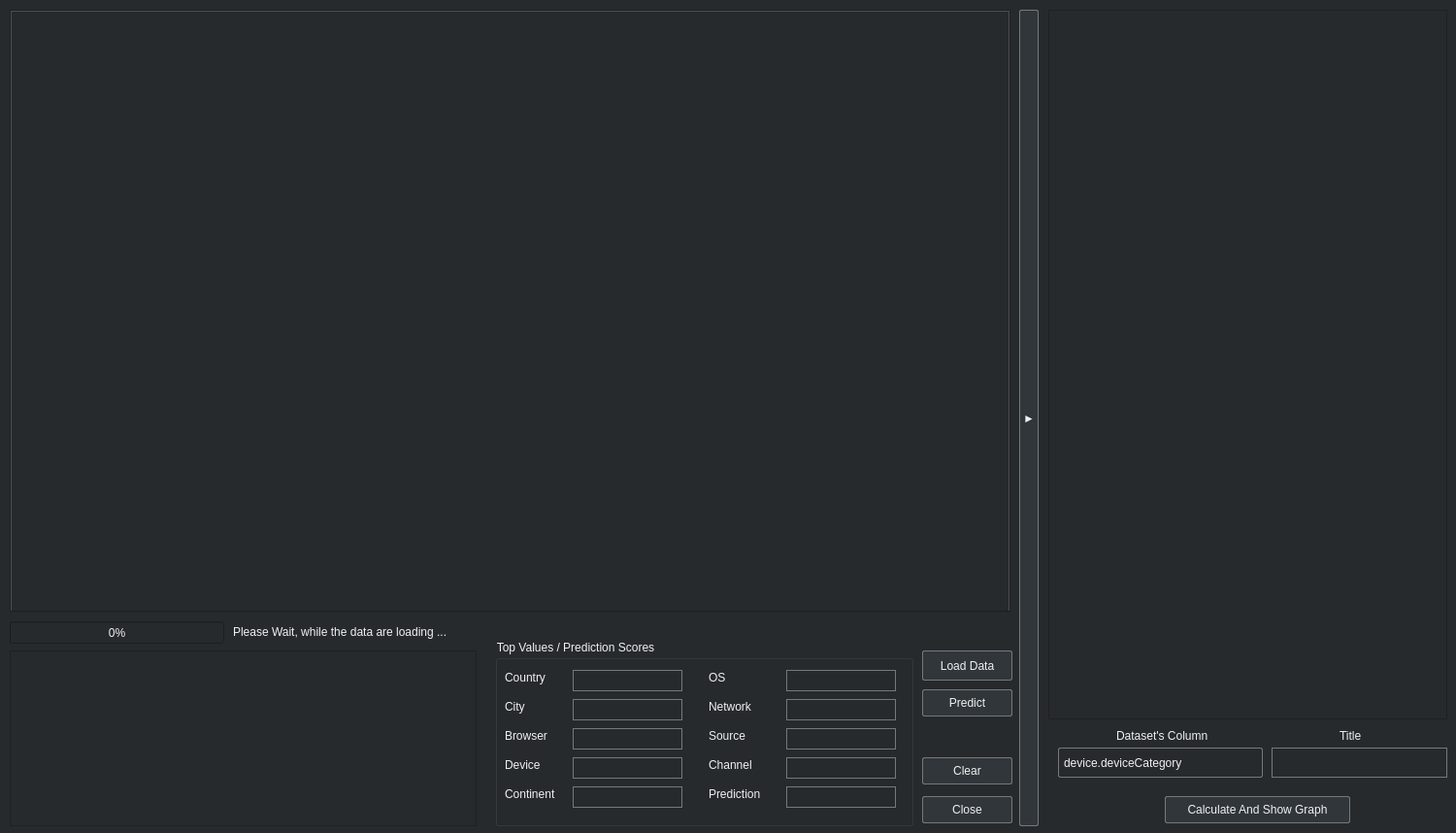
<?xml version="1.0" encoding="UTF-8"?>
<ui version="4.0">
 <class>form_main</class>
 <widget class="QWidget" name="form_main">
  <property name="windowModality">
   <enum>Qt::ApplicationModal</enum>
  </property>
  <property name="geometry">
   <rect>
    <x>0</x>
    <y>0</y>
    <width>1500</width>
    <height>858</height>
   </rect>
  </property>
  <property name="minimumSize">
   <size>
    <width>1500</width>
    <height>858</height>
   </size>
  </property>
  <property name="maximumSize">
   <size>
    <width>1500</width>
    <height>858</height>
   </size>
  </property>
  <property name="windowTitle">
   <string>GA Customer Revenue</string>
  </property>
  <property name="windowIcon">
   <iconset>
    <normaloff>icon.ico</normaloff>icon.ico</iconset>
  </property>
  <property name="windowOpacity">
   <double>1.000000000000000</double>
  </property>
  <property name="toolTipDuration">
   <number>0</number>
  </property>
  <property name="autoFillBackground">
   <bool>false</bool>
  </property>
  <property name="styleSheet">
   <string notr="true">QWidget {
	color: #eff0f1;
	background-color: #272a2d;
	selection-background-color: #db1c49;
	selection-color: #eff0f1;
}

QWidget::item:hover {
	background-color: #18465d;
	color: #eff0f1;
}

QWidget::item:selected {
	background-color: #18465d;
}

/*================================================================
QCheckBox/QGroupBox
================================================================*/
QCheckBox {
	spacing: 5px;
	outline: none;
	color: #eff0f1;
	margin-bottom: 2px;
}

QCheckBox:disabled {
	color: #76797C;
}

QCheckBox::indicator,
QGroupBox::indicator {
	width: 18px;
	height: 18px;
}

QGroupBox::indicator {
	margin-left: 2px;
}

QCheckBox::indicator:unchecked {
	image: url(C:/Users/user/AppData/Roaming/TeXstudio/rc/checkbox_unchecked.png);
}

QCheckBox::indicator:unchecked:hover,
QCheckBox::indicator:unchecked:focus,
QCheckBox::indicator:unchecked:pressed,
QGroupBox::indicator:unchecked:hover,
QGroupBox::indicator:unchecked:focus,
QGroupBox::indicator:unchecked:pressed {
	border: none;
	image: url(C:/Users/user/AppData/Roaming/TeXstudio/rc/checkbox_unchecked_focus.png);
}

QCheckBox::indicator:checked {
	image: url(C:/Users/user/AppData/Roaming/TeXstudio/rc/checkbox_checked.png);
}

QCheckBox::indicator:checked:hover,
QCheckBox::indicator:checked:focus,
QCheckBox::indicator:checked:pressed,
QGroupBox::indicator:checked:hover,
QGroupBox::indicator:checked:focus,
QGroupBox::indicator:checked:pressed {
	border: none;
	image: url(C:/Users/user/AppData/Roaming/TeXstudio/rc/checkbox_checked_focus.png);
}

QCheckBox::indicator:indeterminate {
	image: url(C:/Users/user/AppData/Roaming/TeXstudio/rc/checkbox_indeterminate.png);
}

QCheckBox::indicator:indeterminate:focus,
QCheckBox::indicator:indeterminate:hover,
QCheckBox::indicator:indeterminate:pressed {
	image: url(C:/Users/franc/AppData/Roaming/TeXstudio/rc/checkbox_indeterminate_focus.png);
}

QCheckBox::indicator:checked:disabled,
QGroupBox::indicator:checked:disabled {
	image: url(C:/Users/user/AppData/Roaming/TeXstudio/rc/checkbox_checked_disabled.png);
}

QCheckBox::indicator:unchecked:disabled,
QGroupBox::indicator:unchecked:disabled {
	image: url(C:/Users/user/AppData/Roaming/TeXstudio/rc/checkbox_unchecked_disabled.png);
}

/*================================================================
QMenuBar - e.g. Main toolbar (file/edit/idefix etc.)
================================================================*/
QMenuBar {
	color: #eff0f1;
	background-color: #373b3f;
}

QMenuBar::item {
	background: transparent;
}

/*================================================================
QMenu
================================================================*/
QMenu {
	border: 1px solid #76797C;
	color: #eff0f1;
	margin: 2px;
}

QMenu::separator {
	height: 2px;
	background: #76797C;
	margin-left: 5px;
	margin-right: 5px;
}

/*================================================================
QToolbar
================================================================*/
QToolBar {
	border: 1px solid #393838;
	background: 1px solid #272a2d;
	font-weight: bold;
}

QToolBar::handle:horizontal {
	image: url(C:/Users/user/AppData/Roaming/TeXstudio/rc/Hmovetoolbar.png);
}

QToolBar::handle:vertical {
	image: url(C:/Users/user/AppData/Roaming/TeXstudio/rc/Vmovetoolbar.png);
}

QToolBar::separator:horizontal {
	width: 2px;
	margin: 3px 10px;
	background-color: #76797C;
}

QToolBar::separator:vertical {
	height: 2px;
	margin: 10px 3px;
	background-color: #76797C;
}

/*================================================================
QScrollBar - e.g. Scrollbar in internal PDFviewer, editor window etc.
================================================================*/
QScrollBar:horizontal {
	height: 25px;
	margin: 3px 27px 3px 27px;
	border: 1px transparent #2A2929;
	border-radius: 4px;
	background-color: #000000;
}

QScrollBar::handle:horizontal {
	background-color: #76797C;
	min-width: 15px;
	border-radius: 4px;
}

QScrollBar::add-line:horizontal {
	margin: 0px 3px 0px 3px;
	border-image: url(C:/Users/user/AppData/Roaming/TeXstudio/rc/right_arrow_disabled.png);
	width: 20px;
	height: 20px;
	subcontrol-position: right;
	subcontrol-origin: margin;
}

QScrollBar::sub-line:horizontal {
	margin: 0px 3px 0px 3px;
	border-image: url(C:/Users/user/AppData/Roaming/TeXstudio/rc/left_arrow_disabled.png);
	height: 20px;
	width: 20px;
	subcontrol-position: left;
	subcontrol-origin: margin;
}

QScrollBar::add-line:horizontal:hover,
QScrollBar::add-line:horizontal:on {
	border-image: url(C:/Users/user/AppData/Roaming/TeXstudio/rc/right_arrow.png);
	height: 20px;
	width: 20px;
	subcontrol-position: right;
	subcontrol-origin: margin;
}

QScrollBar::sub-line:horizontal:hover,
QScrollBar::sub-line:horizontal:on {
	border-image: url(C:/Users/user/AppData/Roaming/TeXstudio/rc/left_arrow.png);
	height: 20px;
	width: 20px;
	subcontrol-position: left;
	subcontrol-origin: margin;
}

QScrollBar::up-arrow:horizontal,
QScrollBar::down-arrow:horizontal {
	background: none;
}

QScrollBar::add-page:horizontal,
QScrollBar::sub-page:horizontal {
	background: none;
}

QScrollBar:vertical {
	background-color: #000000;
	width: 25px;
	margin: 27px 3px 27px 3px;
	border: 1px solid #2A2929;
	border-radius: 4px;
}

QScrollBar::handle:vertical {
	background-color: #76797C;
	min-height: 15px;
	border-radius: 4px;
}

QScrollBar::sub-line:vertical {
	margin: 3px 0px 3px 0px;
	border-image: url(C:/Users/user/AppData/Roaming/TeXstudio/rc/up_arrow_disabled.png);
	height: 20px;
	width: 20px;
	subcontrol-position: top;
	subcontrol-origin: margin;
}

QScrollBar::add-line:vertical {
	margin: 3px 0px 3px 0px;
	border-image: url(C:/Users/user/AppData/Roaming/TeXstudio/rc/down_arrow_disabled.png);
	height: 20px;
	width: 20px;
	subcontrol-position: bottom;
	subcontrol-origin: margin;
}

QScrollBar::sub-line:vertical:hover,
QScrollBar::sub-line:vertical:on {
	border-image: url(C:/Users/user/AppData/Roaming/TeXstudio/rc/up_arrow.png);
	height: 20px;
	width: 20px;
	subcontrol-position: top;
	subcontrol-origin: margin;
}

QScrollBar::add-line:vertical:hover,
QScrollBar::add-line:vertical:on {
	border-image: url(C:/Users/user/AppData/Roaming/TeXstudio/rc/down_arrow.png);
	height: 20px;
	width: 20px;
	subcontrol-position: bottom;
	subcontrol-origin: margin;
}

QScrollBar::up-arrow:vertical,
QScrollBar::down-arrow:vertical {
	background: none;
}

QScrollBar::add-page:vertical,
QScrollBar::sub-page:vertical {
	background: none;
}

/*================================================================
QTabBar - e.g. File tabs (top), Bottom panel tabs (top), Autocompleter window tabs (bottom)
================================================================*/
QTabBar {
	qproperty-drawBase: 0; /* important */
	background-color: transparent;
}

/* &lt;FIX&gt; Workaround for QTabBars created from docked QDockWidgets which don't draw the border if not set and reseted as follows: */
QTabBar {
	border-top: 1px transparent #76797C;  /* set color for all QTabBars */
}
QDialog QTabBar {
	border-color: transparent; /* set color for QTabBars inside Preferences dialog */
}
/* &lt;/FIX&gt; */

QTabBar::close-button {
	image: url(C:/Users/user/AppData/Roaming/TeXstudio/rc/close.png);
	background: transparent;
	margin-top: 6px;
	margin-bottom: 6px;
}

QTabBar::close-button:hover {
	image: url(C:/Users/user/AppData/Roaming/TeXstudio/rc/close-hover.png);
	background: transparent;
	margin-top: 6px;
	margin-bottom: 6px;
}

QTabBar::close-button:pressed {
	image: url(C:/Users/user/AppData/Roaming/TeXstudio/rc/close-pressed.png);
	background: transparent;
	margin-top: 6px;
	margin-bottom: 6px;
}

/* TOP TABS */

QTabBar::tab:top {
	color: #eff0f1;
	border: 1px solid #76797C;
	border-bottom: 1px transparent black;
	background-color: #31363b;
	padding: 5px;
	min-width: 50px;
	border-top-left-radius: 6px;
	border-top-right-radius: 6px;
}

QTabBar::tab:top:selected {
	color: #eff0f1;
	background-color: #54575B;
	border: 2px solid #76797C;
	border-bottom: 3px solid #3daee9;
	border-top-left-radius: 6px;
	border-top-right-radius: 6px;
}

QTabBar::tab:top:!selected:hover {
	background-color: #18465d;
}

/* BOTTOM TABS */

QTabBar::tab:bottom {
	color: #eff0f1;
	border: 1px solid #76797C;
	border-top: 1px transparent black;
	background-color: #31363b;
	padding: 5px;
	border-bottom-left-radius: 6px;
	border-bottom-right-radius: 6px;
	min-width: 50px;
}

QTabBar::tab:bottom:selected {
	color: #eff0f1;
	background-color: #54575B;
	border: 2px solid #76797C;
	border-top: 3px solid #3daee9;
	border-bottom-left-radius: 6px;
	border-bottom-right-radius: 6px;
}

QTabBar::tab:bottom:!selected:hover {
	background-color: #18465d;
}

/*================================================================
QDockWidget - e.g. &quot;Search&quot; header in internal PDF viewer 
================================================================*/
QDockWidget {
	titlebar-close-icon: url(C:/Users/user/AppData/Roaming/TeXstudio/rc/transparent.png);
	titlebar-normal-icon: url(C:/Users/user/AppData/Roaming/TeXstudio/rc/transparent.png);
}

QDockWidget::title {
	background: #373b3f; 
	color: transparent;
	border: 1px transparent;
	text-align: left;
}

QDockWidget::close-button,
QDockWidget::float-button {
	border: transparent;
	padding: 0px;
	icon-size: 25px;
	background: transparent;
}

QDockWidget::float-button {
	image: url(C:/Users/user/AppData/Roaming/TeXstudio/rc/undock.png);
	subcontrol-position: right center;
	left: -50px;
}

QDockWidget::close-button {
	image: url(C:/Users/user/AppData/Roaming/TeXstudio/rc/close.png);
	subcontrol-position: right center;
	left: -10px;
}

QDockWidget::float-button:hover {
	image: url(C:/Users/user/AppData/Roaming/TeXstudio/rc/undock-pressed.png);
	subcontrol-position: right center;
	left: -50px;
}

QDockWidget::close-button:hover {
	image: url(C:/Users/user/AppData/Roaming/TeXstudio/rc/close-pressed.png);
	subcontrol-position: right center;
	left: -10px;
}

QDockWidget::close-button:pressed {
	padding: 2px -2px -2px 2px;
	image: url(C:/Users/user/AppData/Roaming/TeXstudio/rc/close-pressed.png);
}

QDockWidget::float-button:pressed {
	padding: 2px -2px -2px 2px;
	image: url(C:/Users/user/AppData/Roaming/TeXstudio/rc/undock-pressed.png);
}

QDockWidget QListView {
	outline: 0;
	background: #272a2d;
	alternate-background-color: #373b3f;
	color: #eff0f1;
}

/*================================================================
QTreeView, QListView
================================================================*/
QTreeView,
QListView {
	border: 1px solid #76797C;
	background-color: #232629;
}

QTreeView:branch:selected,
QTreeView:branch:hover {
	background: url(C:/Users/user/AppData/Roaming/TeXstudio/rc/transparent.png);
}

QTreeView::branch:has-siblings:!adjoins-item {
	border-image: url(C:/Users/user/AppData/Roaming/TeXstudio/rc/transparent.png);
}

QTreeView::branch:has-siblings:adjoins-item {
	border-image: url(C:/Users/user/AppData/Roaming/TeXstudio/rc/transparent.png);
}

QTreeView::branch:!has-children:!has-siblings:adjoins-item {
	border-image: url(C:/Users/user/AppData/Roaming/TeXstudio/rc/transparent.png);
}

QTreeView::branch:has-children:!has-siblings:closed,
QTreeView::branch:closed:has-children:has-siblings {
	image: url(C:/Users/user/AppData/Roaming/TeXstudio/rc/branch_closed.png);
}

QTreeView::branch:open:has-children:!has-siblings,
QTreeView::branch:open:has-children:has-siblings {
	image: url(C:/Users/user/AppData/Roaming/TeXstudio/rc/branch_open.png);
}

QTreeView::branch:has-children:!has-siblings:closed:hover,
QTreeView::branch:closed:has-children:has-siblings:hover {
	image: url(C:/Users/user/AppData/Roaming/TeXstudio/rc/branch_closed-on.png);
}

QTreeView::branch:open:has-children:!has-siblings:hover,
QTreeView::branch:open:has-children:has-siblings:hover {
	image: url(C:/Users/user/AppData/Roaming/TeXstudio/rc/branch_open-on.png);
}

QListView::item:!selected:hover,
QTreeView::item:!selected:hover {
	background: #18465d;
	outline: 0;
	color: #eff0f1;
}

QListView::item:selected:hover,
QTreeView::item:selected:hover {
	background: #287399;
	color: #eff0f1;
}

QTreeView::indicator:checked,
QListView::indicator:checked {
	image: url(C:/Users/user/AppData/Roaming/TeXstudio/rc/checkbox_checked.png);
}

QTreeView::indicator:unchecked,
QListView::indicator:unchecked {
	image: url(C:/Users/user/AppData/Roaming/TeXstudio/rc/checkbox_unchecked.png);
}

QTreeView::indicator:checked:hover,
QTreeView::indicator:checked:focus,
QTreeView::indicator:checked:pressed,
QListView::indicator:checked:hover,
QListView::indicator:checked:focus,
QListView::indicator:checked:pressed {
	image: url(C:/Users/user/AppData/Roaming/TeXstudio/rc/checkbox_checked_focus.png);
}

QTreeView::indicator:unchecked:hover,
QTreeView::indicator:unchecked:focus,
QTreeView::indicator:unchecked:pressed,
QListView::indicator:unchecked:hover,
QListView::indicator:unchecked:focus,
QListView::indicator:unchecked:pressed {
	image: url(C:/Users/user/AppData/Roaming/TeXstudio/rc/checkbox_unchecked_focus.png);
}

/*================================================================
QPushButton
================================================================*/
QPushButton {
	color: #eff0f1;
	background-color: #31363b;
	border-width: 1px;
	border-color: #76797C;
	border-style: solid;
	padding: 5px;
	border-radius: 2px;
	outline: none;
}

QPushButton:disabled {
	background-color: #31363b;
	border-width: 1px;
	border-color: #454545;
	border-style: solid;
	padding-top: 5px;
	padding-bottom: 5px;
	padding-left: 10px;
	padding-right: 10px;
	border-radius: 2px;
	color: #454545;
}

QPushButton:hover,
QPushButton:focus {
	background-color: #18465d;
	color: #ffffff;
}

QPushButton:pressed {
	background-color: #18465d;
	padding-top: -15px;
	padding-bottom: -17px;
}

QPushButton:checked {
	background-color: #76797C;
	border-color: #6A6969;
}

/*================================================================
QToolButton - e.g. Reset pushbutton in GUI scaling, toolbar buttons
================================================================*/
QToolButton {
	text-align: center;
}

/*================================================================
QComboBox
================================================================*/
QComboBox {
	selection-background-color: #db1c49;
	border: 1px solid #76797C;
	border-radius: 2px;
	padding: 5px;
	min-width: 75px;
}

QComboBox:hover,
QPushButton:hover,
QAbstractSpinBox:hover,
QLineEdit:hover,
QTextEdit:hover,
QPlainTextEdit:hover,
QAbstractView:hover,
QTreeView:hover {
	border: 1px solid #3daee9;
	color: #eff0f1;
}

QComboBox:on {
	padding-top: 3px;
	padding-left: 4px;
	selection-background-color: #4a4a4a;
}

QComboBox QAbstractItemView {
	background-color: #232629;
	border-radius: 2px;
	border: 1px solid #76797C;
	selection-background-color: #18465d;
}

QComboBox::drop-down {
	subcontrol-origin: padding;
	subcontrol-position: top right;
	width: 35px;
	border-left-width: 0px;
	border-left-color: darkgray;
	border-left-style: solid;
	border-top-right-radius: 3px;
	border-bottom-right-radius: 3px;
}

QComboBox::down-arrow {
	image: url(C:/Users/user/AppData/Roaming/TeXstudio/rc/down_arrow_disabled.png);
}

QComboBox::down-arrow:on,
QComboBox::down-arrow:hover,
QComboBox::down-arrow:focus {
	image: url(C:/Users/user/AppData/Roaming/TeXstudio/rc/down_arrow.png);
}

/*================================================================
QLineEdit - e.g. Search textbox in internal pdf viewer
================================================================*/
QLineEdit {
	selection-background-color: #db1c49;
	border: 1px solid #76797C;
}

/*================================================================
QHeaderView
================================================================*/
QHeaderView {
	background-color: #31363b;
	border: 1px transparent;
	border-radius: 0px;
	margin: 0px;
	padding: 0px;
}

QHeaderView::section {
	background-color: #31363b;
	color: #eff0f1;
	padding: 5px;
	border: 1px solid #76797C;
	border-radius: 0px;
	text-align: center;
}

QHeaderView::section::vertical::first,
QHeaderView::section::vertical::only-one {
	border-top: 1px solid #76797C;
}

QHeaderView::section::vertical {
	border-top: transparent;
}

QHeaderView::section::horizontal::first,
QHeaderView::section::horizontal::only-one {
	border-left: 1px solid #76797C;
}

QHeaderView::section::horizontal {
	border-left: transparent;
}

QHeaderView::section:checked {
	color: #ffffff;
	background-color: #31363B;
}

/*================================================================
QTableWidget
================================================================*/
QTableWidget {
	background-color: #373b3f; /*#232629;*/
	gridline-color: yellow; /*#31363b;*/
}

QTableWidget::item {
	outline-style: none;
	color: #eff0f1;
	background: #31363b;
	border: none;
	border-bottom: 1px solid #31363b;
}

/*================================================================
QTableView - e.g. configMenu()-&gt;Syntax highlighting table
================================================================*/
QTableView {
	border: 1px solid #76797C;
	gridline-color: #31363b;
	background-color: #232629;
}

QTableView,
QHeaderView {
	border-radius: 0px;
}

QTableView::item:hover {
	background: #18465d;
}

QTableView::item:pressed,
QListView::item:pressed,
QTreeView::item:pressed {
	background: #18465d;
	color: #eff0f1;
}

QTableView::item:selected:active,
QTreeView::item:selected:active,
QListView::item:selected:active {
	background: #287399;
	color: #eff0f1;
}

QTableCornerButton::section {
	background-color: #31363b;
	border: 1px transparent #76797C;
	border-radius: 0px;
}

/*================================================================
QDialog - e.g. config menu, About TXS window, Wizards
================================================================*/
QDialog {
	background-color: #373b3f;
}

QDialog QCheckBox,
QDialog QLabel {
	background-color: transparent;
}

QDialog QToolButton { /*Same as QPushButton*/
	color: #eff0f1;
	background-color: #31363b;
	border-width: 1px;
	border-color: #76797C;
	border-style: solid;
	padding: 5px;
	border-radius: 2px;
	outline: none;
}

QDialog QToolButton:hover,
QDialog QToolButton:focus { /*Same as QPushButton*/
	background-color: #18465d;
	color: #ffffff;
}

QDialog QToolButton:pressed { /*Same as QPushButton*/
	background-color: #18465d;
	padding-top: -15px;
	padding-bottom: -17px;
}

/* &lt;FIX&gt; Specific to table in &quot;configMenu-&gt;Syntax highlighting&quot; (hopefully) */

QDialog QTableWidget::item,
QDialog QTableView::item:hover { /* Turn off hover colour for cells -- it's distracting */
	background-color: #31363b;
}

/* &lt;/FIX&gt; */

/*================================================================
QSlider - e.g. GUI scaling settings
================================================================*/
QSlider,
QSlider:active,
QSlider:!active {
	border: none;
	background-color: transparent;
}

QSlider::groove:horizontal {
	height: 12px;
}

QSlider::groove:vertical {
	width: 12px;
}

QSlider::handle:horizontal,
QSlider::handle:vertical {
	background-color: #db1c49;
	border: 1px solid #db1c49;
	width: 10px;
	height: 15px;
	border-radius: 8px;
}

QSlider::handle:horizontal:hover,
QSlider::handle:vertical:hover,
QSlider::handle:horizontal:pressed,
QSlider::handle:vertical:pressed {
	border: 1px solid #A21538;
	background-color: #A21538;
}

/*================================================================
QToolTip - e.g. popup upon hovering on filename tabs
================================================================*/
QToolTip {
    border: 1px solid #272a2d;
    background-color: #373b3f;
    color: white;
    padding: 0px;                /*remove padding, for fix combobox tooltip.*/
}</string>
  </property>
  <widget class="QPushButton" name="button_close">
   <property name="geometry">
    <rect>
     <x>950</x>
     <y>820</y>
     <width>93</width>
     <height>28</height>
    </rect>
   </property>
   <property name="text">
    <string>Close</string>
   </property>
  </widget>
  <widget class="QPushButton" name="button_clear">
   <property name="geometry">
    <rect>
     <x>950</x>
     <y>780</y>
     <width>93</width>
     <height>28</height>
    </rect>
   </property>
   <property name="text">
    <string>Clear</string>
   </property>
  </widget>
  <widget class="QPushButton" name="button_load">
   <property name="geometry">
    <rect>
     <x>950</x>
     <y>670</y>
     <width>93</width>
     <height>31</height>
    </rect>
   </property>
   <property name="text">
    <string>Load Data</string>
   </property>
  </widget>
  <widget class="QTextEdit" name="console_output">
   <property name="enabled">
    <bool>true</bool>
   </property>
   <property name="geometry">
    <rect>
     <x>10</x>
     <y>670</y>
     <width>481</width>
     <height>181</height>
    </rect>
   </property>
   <property name="font">
    <font>
     <family>Arial</family>
     <pointsize>9</pointsize>
    </font>
   </property>
   <property name="html">
    <string>&lt;!DOCTYPE HTML PUBLIC &quot;-//W3C//DTD HTML 4.0//EN&quot; &quot;http://www.w3.org/TR/REC-html40/strict.dtd&quot;&gt;
&lt;html&gt;&lt;head&gt;&lt;meta name=&quot;qrichtext&quot; content=&quot;1&quot; /&gt;&lt;style type=&quot;text/css&quot;&gt;
p, li { white-space: pre-wrap; }
&lt;/style&gt;&lt;/head&gt;&lt;body style=&quot; font-family:'Arial'; font-size:9pt; font-weight:400; font-style:normal;&quot;&gt;
&lt;p style=&quot;-qt-paragraph-type:empty; margin-top:0px; margin-bottom:0px; margin-left:0px; margin-right:0px; -qt-block-indent:0; text-indent:0px; font-size:10pt;&quot;&gt;&lt;br /&gt;&lt;/p&gt;&lt;/body&gt;&lt;/html&gt;</string>
   </property>
  </widget>
  <widget class="QTabWidget" name="graph_tab">
   <property name="enabled">
    <bool>true</bool>
   </property>
   <property name="geometry">
    <rect>
     <x>10</x>
     <y>10</y>
     <width>1031</width>
     <height>621</height>
    </rect>
   </property>
   <property name="styleSheet">
    <string notr="true"/>
   </property>
   <property name="currentIndex">
    <number>-1</number>
   </property>
  </widget>
  <widget class="QProgressBar" name="progressBar">
   <property name="geometry">
    <rect>
     <x>10</x>
     <y>640</y>
     <width>221</width>
     <height>23</height>
    </rect>
   </property>
   <property name="value">
    <number>0</number>
   </property>
   <property name="textVisible">
    <bool>true</bool>
   </property>
  </widget>
  <widget class="QPushButton" name="button_prediction">
   <property name="geometry">
    <rect>
     <x>950</x>
     <y>710</y>
     <width>93</width>
     <height>28</height>
    </rect>
   </property>
   <property name="text">
    <string>Predict</string>
   </property>
  </widget>
  <widget class="QLabel" name="label_PleaseWait">
   <property name="geometry">
    <rect>
     <x>240</x>
     <y>640</y>
     <width>251</width>
     <height>21</height>
    </rect>
   </property>
   <property name="text">
    <string>Please Wait, while the data are loading ...</string>
   </property>
  </widget>
  <widget class="QGroupBox" name="top_values">
   <property name="geometry">
    <rect>
     <x>510</x>
     <y>660</y>
     <width>431</width>
     <height>191</height>
    </rect>
   </property>
   <property name="title">
    <string>Top Values / Prediction Scores</string>
   </property>
   <widget class="QLabel" name="label_Country">
    <property name="geometry">
     <rect>
      <x>10</x>
      <y>30</y>
      <width>55</width>
      <height>16</height>
     </rect>
    </property>
    <property name="text">
     <string>Country</string>
    </property>
   </widget>
   <widget class="QLineEdit" name="line_Country">
    <property name="enabled">
     <bool>false</bool>
    </property>
    <property name="geometry">
     <rect>
      <x>80</x>
      <y>30</y>
      <width>113</width>
      <height>22</height>
     </rect>
    </property>
    <property name="text">
     <string/>
    </property>
   </widget>
   <widget class="QLabel" name="label_City">
    <property name="geometry">
     <rect>
      <x>10</x>
      <y>60</y>
      <width>55</width>
      <height>16</height>
     </rect>
    </property>
    <property name="text">
     <string>City</string>
    </property>
   </widget>
   <widget class="QLineEdit" name="line_City">
    <property name="enabled">
     <bool>false</bool>
    </property>
    <property name="geometry">
     <rect>
      <x>80</x>
      <y>60</y>
      <width>113</width>
      <height>22</height>
     </rect>
    </property>
    <property name="text">
     <string/>
    </property>
   </widget>
   <widget class="QLabel" name="label_Browser">
    <property name="geometry">
     <rect>
      <x>10</x>
      <y>90</y>
      <width>55</width>
      <height>16</height>
     </rect>
    </property>
    <property name="text">
     <string>Browser</string>
    </property>
   </widget>
   <widget class="QLineEdit" name="line_Browser">
    <property name="enabled">
     <bool>false</bool>
    </property>
    <property name="geometry">
     <rect>
      <x>80</x>
      <y>90</y>
      <width>113</width>
      <height>22</height>
     </rect>
    </property>
    <property name="text">
     <string/>
    </property>
   </widget>
   <widget class="QLabel" name="label_Device">
    <property name="geometry">
     <rect>
      <x>10</x>
      <y>120</y>
      <width>55</width>
      <height>16</height>
     </rect>
    </property>
    <property name="text">
     <string>Device</string>
    </property>
   </widget>
   <widget class="QLineEdit" name="line_Device">
    <property name="enabled">
     <bool>false</bool>
    </property>
    <property name="geometry">
     <rect>
      <x>80</x>
      <y>120</y>
      <width>113</width>
      <height>22</height>
     </rect>
    </property>
    <property name="text">
     <string/>
    </property>
   </widget>
   <widget class="QLabel" name="label_Continent">
    <property name="geometry">
     <rect>
      <x>10</x>
      <y>150</y>
      <width>55</width>
      <height>16</height>
     </rect>
    </property>
    <property name="text">
     <string>Continent</string>
    </property>
   </widget>
   <widget class="QLineEdit" name="line_Continent">
    <property name="enabled">
     <bool>false</bool>
    </property>
    <property name="geometry">
     <rect>
      <x>80</x>
      <y>150</y>
      <width>113</width>
      <height>22</height>
     </rect>
    </property>
    <property name="text">
     <string/>
    </property>
   </widget>
   <widget class="QLabel" name="label_Network">
    <property name="geometry">
     <rect>
      <x>220</x>
      <y>60</y>
      <width>55</width>
      <height>16</height>
     </rect>
    </property>
    <property name="text">
     <string>Network</string>
    </property>
   </widget>
   <widget class="QLabel" name="label_OS">
    <property name="geometry">
     <rect>
      <x>220</x>
      <y>30</y>
      <width>55</width>
      <height>16</height>
     </rect>
    </property>
    <property name="text">
     <string>OS</string>
    </property>
   </widget>
   <widget class="QLineEdit" name="line_OS">
    <property name="enabled">
     <bool>false</bool>
    </property>
    <property name="geometry">
     <rect>
      <x>300</x>
      <y>30</y>
      <width>113</width>
      <height>22</height>
     </rect>
    </property>
    <property name="text">
     <string/>
    </property>
   </widget>
   <widget class="QLineEdit" name="line_Prediction">
    <property name="enabled">
     <bool>false</bool>
    </property>
    <property name="geometry">
     <rect>
      <x>300</x>
      <y>150</y>
      <width>113</width>
      <height>22</height>
     </rect>
    </property>
    <property name="text">
     <string/>
    </property>
   </widget>
   <widget class="QLineEdit" name="line_Source">
    <property name="enabled">
     <bool>false</bool>
    </property>
    <property name="geometry">
     <rect>
      <x>300</x>
      <y>90</y>
      <width>113</width>
      <height>22</height>
     </rect>
    </property>
    <property name="text">
     <string/>
    </property>
   </widget>
   <widget class="QLineEdit" name="line_Network">
    <property name="enabled">
     <bool>false</bool>
    </property>
    <property name="geometry">
     <rect>
      <x>300</x>
      <y>60</y>
      <width>113</width>
      <height>22</height>
     </rect>
    </property>
    <property name="text">
     <string/>
    </property>
   </widget>
   <widget class="QLineEdit" name="line_Channel">
    <property name="enabled">
     <bool>false</bool>
    </property>
    <property name="geometry">
     <rect>
      <x>300</x>
      <y>120</y>
      <width>113</width>
      <height>22</height>
     </rect>
    </property>
    <property name="text">
     <string/>
    </property>
   </widget>
   <widget class="QLabel" name="label_Source">
    <property name="geometry">
     <rect>
      <x>220</x>
      <y>90</y>
      <width>55</width>
      <height>16</height>
     </rect>
    </property>
    <property name="text">
     <string>Source</string>
    </property>
   </widget>
   <widget class="QLabel" name="label_Channel">
    <property name="geometry">
     <rect>
      <x>220</x>
      <y>120</y>
      <width>71</width>
      <height>16</height>
     </rect>
    </property>
    <property name="text">
     <string>Channel</string>
    </property>
   </widget>
   <widget class="QLabel" name="label_Prediction">
    <property name="geometry">
     <rect>
      <x>220</x>
      <y>150</y>
      <width>71</width>
      <height>16</height>
     </rect>
    </property>
    <property name="text">
     <string>Prediction</string>
    </property>
   </widget>
  </widget>
  <widget class="QPushButton" name="button_openConsole">
   <property name="geometry">
    <rect>
     <x>1050</x>
     <y>10</y>
     <width>20</width>
     <height>841</height>
    </rect>
   </property>
   <property name="font">
    <font>
     <weight>75</weight>
     <bold>true</bold>
    </font>
   </property>
   <property name="text">
    <string>►</string>
   </property>
   <property name="autoDefault">
    <bool>false</bool>
   </property>
   <property name="default">
    <bool>false</bool>
   </property>
  </widget>
  <widget class="QTextEdit" name="console">
   <property name="enabled">
    <bool>true</bool>
   </property>
   <property name="geometry">
    <rect>
     <x>1080</x>
     <y>10</y>
     <width>411</width>
     <height>731</height>
    </rect>
   </property>
   <property name="focusPolicy">
    <enum>Qt::StrongFocus</enum>
   </property>
  </widget>
  <widget class="QPushButton" name="button_create_graph">
   <property name="geometry">
    <rect>
     <x>1200</x>
     <y>820</y>
     <width>191</width>
     <height>28</height>
    </rect>
   </property>
   <property name="text">
    <string>Calculate And Show Graph</string>
   </property>
  </widget>
  <widget class="QLineEdit" name="line_Title">
   <property name="geometry">
    <rect>
     <x>1310</x>
     <y>770</y>
     <width>181</width>
     <height>31</height>
    </rect>
   </property>
   <property name="text">
    <string/>
   </property>
  </widget>
  <widget class="QLabel" name="label">
   <property name="geometry">
    <rect>
     <x>1150</x>
     <y>750</y>
     <width>101</width>
     <height>16</height>
    </rect>
   </property>
   <property name="text">
    <string>Dataset's Column</string>
   </property>
  </widget>
  <widget class="QLabel" name="label_2">
   <property name="geometry">
    <rect>
     <x>1380</x>
     <y>750</y>
     <width>31</width>
     <height>16</height>
    </rect>
   </property>
   <property name="text">
    <string>Title</string>
   </property>
  </widget>
  <widget class="QComboBox" name="line_Column">
   <property name="geometry">
    <rect>
     <x>1090</x>
     <y>770</y>
     <width>211</width>
     <height>31</height>
    </rect>
   </property>
   <item>
    <property name="text">
     <string>device.deviceCategory</string>
    </property>
   </item>
   <item>
    <property name="text">
     <string>geoNetwork.city</string>
    </property>
   </item>
   <item>
    <property name="text">
     <string>channelGrouping</string>
    </property>
   </item>
   <item>
    <property name="text">
     <string>geoNetwork.networkDomain</string>
    </property>
   </item>
   <item>
    <property name="text">
     <string>device.deviceCategory</string>
    </property>
   </item>
   <item>
    <property name="text">
     <string>trafficSource.medium</string>
    </property>
   </item>
   <item>
    <property name="text">
     <string>trafficSource.source</string>
    </property>
   </item>
  </widget>
 </widget>
 <resources/>
 <connections>
  <connection>
   <sender>line_Column</sender>
   <signal>currentIndexChanged(QString)</signal>
   <receiver>line_Title</receiver>
   <slot>setText(QString)</slot>
   <hints>
    <hint type="sourcelabel">
     <x>1195</x>
     <y>785</y>
    </hint>
    <hint type="destinationlabel">
     <x>1400</x>
     <y>785</y>
    </hint>
   </hints>
  </connection>
 </connections>
</ui>
